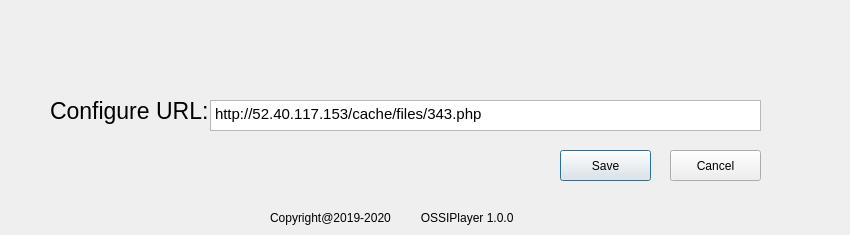
<?xml version="1.0" encoding="UTF-8"?>
<ui version="4.0">
 <class>Settings</class>
 <widget class="QDialog" name="Settings">
  <property name="geometry">
   <rect>
    <x>0</x>
    <y>0</y>
    <width>850</width>
    <height>235</height>
   </rect>
  </property>
  <property name="font">
   <font>
    <kerning>false</kerning>
   </font>
  </property>
  <property name="windowTitle">
   <string>Dialog</string>
  </property>
  <widget class="QLabel" name="label">
   <property name="geometry">
    <rect>
     <x>50</x>
     <y>90</y>
     <width>171</width>
     <height>41</height>
    </rect>
   </property>
   <property name="font">
    <font>
     <pointsize>17</pointsize>
    </font>
   </property>
   <property name="text">
    <string>Configure URL:</string>
   </property>
  </widget>
  <widget class="QPlainTextEdit" name="TextEdit_Config">
   <property name="geometry">
    <rect>
     <x>210</x>
     <y>100</y>
     <width>551</width>
     <height>31</height>
    </rect>
   </property>
   <property name="font">
    <font>
     <pointsize>11</pointsize>
    </font>
   </property>
   <property name="plainText">
    <string>http://52.40.117.153/cache/files/343.php</string>
   </property>
  </widget>
  <widget class="QPushButton" name="Button_OK">
   <property name="geometry">
    <rect>
     <x>560</x>
     <y>150</y>
     <width>91</width>
     <height>31</height>
    </rect>
   </property>
   <property name="text">
    <string>Save</string>
   </property>
  </widget>
  <widget class="QPushButton" name="Button_Cancel">
   <property name="geometry">
    <rect>
     <x>670</x>
     <y>150</y>
     <width>91</width>
     <height>31</height>
    </rect>
   </property>
   <property name="text">
    <string>Cancel</string>
   </property>
  </widget>
  <widget class="QLabel" name="label_2">
   <property name="geometry">
    <rect>
     <x>270</x>
     <y>210</y>
     <width>331</width>
     <height>16</height>
    </rect>
   </property>
   <property name="text">
    <string>Copyright@2019-2020         OSSIPlayer 1.0.0</string>
   </property>
  </widget>
 </widget>
 <resources/>
 <connections/>
</ui>
